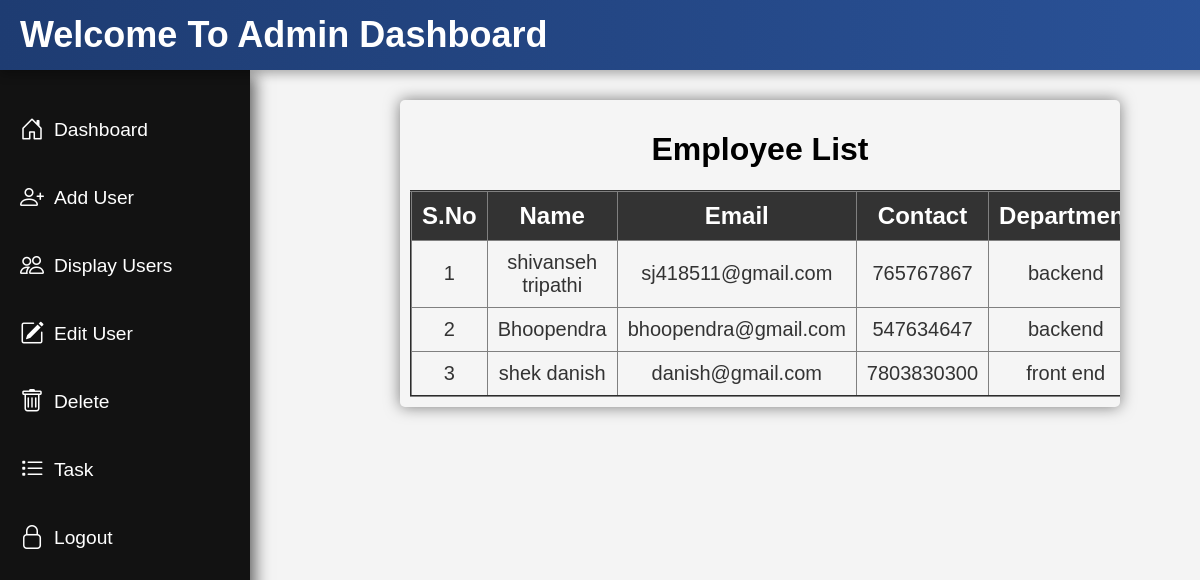
The page /displayuser/ on the database as committed earlier.
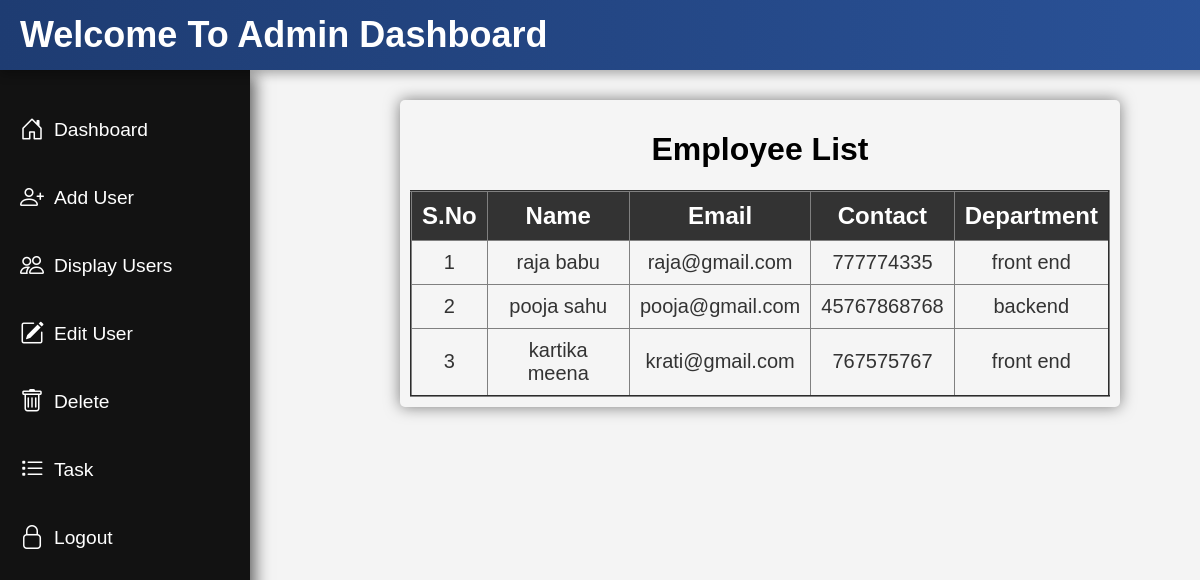
The same page on the database as committed later.
### app/models.py (models this page shows)
class EmpDatabase(models.Model):
    employe_name = models.CharField(max_length=50)
    employe_email = models.EmailField()
    department = models.CharField(max_length=50)
    contact_number = models.IntegerField()
    employe_password = models.CharField(max_length=50)
    your_work = models.TextField(max_length=100)

### app/views.py (the view)
# urls.py: path('displayuser/',views.displayuser,name='displayuser'),
def displayuser(request):
    mydata=EmpDatabase.objects.all()
    return render(request,'displayuser.html',{'data':mydata.values})

### app/templates/displayuser.html (shortened to what this page needs)
{% extends "base.html" %}
{% load static %}
{% block css %}
    <link rel="stylesheet" href="{% static 'css/display.css' %}">
{% endblock %}
{% block content %}
  <div class="table-container">
    <h1 style="color: black;">Employee List</h1>
    <table border="2px solid black" >
            <tr>
                <th>S.No</th>
                <th>Name</th>
                <th>Email</th>
                <th>Contact</th>
                <th>Department</th>
            </tr>
            {% for i in data %}
            <tr>
                <td>{{ forloop.counter }}</td>
                <td>{{ i.employe_name }}</td>
                <td>{{ i.employe_email }}</td>
                <td>{{ i.contact_number }}</td>
                <td>{{ i.department }}</td>
            </tr>
            {% endfor %}
    </table>
</div>
{% endblock %}

### app/templates/base.html (shortened to what this page needs)
<!DOCTYPE html>
<html lang="en">
<head>
    <link rel="stylesheet" href="https://cdn.jsdelivr.net/npm/bootstrap-icons/font/bootstrap-icons.css">
    <link rel="stylesheet" href="../static/css/base.css">
    {% block css %}{% endblock %}
</head>
<body>
    <nav class="navbar">
        <div class="container-fluid">
            <h1 class="navbar-brand">Welcome To Admin Dashboard</h1>
        </div>
    </nav>
    <div class="sidebar" id="sidebar">
        <ul>
            <li><a href="#"><i class="bi bi-house-door"></i> Dashboard</a></li>
            <li><a href="{% url 'adduser' %}"><i class="bi bi-person-plus"></i> Add User</a></li>
            <li><a href="{% url 'displayuser' %}"><i class="bi bi-people"></i> Display Users</a></li>
            <li><a href="{% url 'edituser' %}"><i class="bi bi-pencil-square"></i> Edit User</a></li>
            <li><a href="{% url 'delete' %}"><i class="bi bi-trash"></i> Delete</a></li>
            <li><a href="{% url 'task1' %}"><i class="bi bi-list-task"></i> Task</a></li>
            <li><a href="{% url 'logout' %}"><i class="bi bi-lock"></i> Logout</a></li>
        </ul>
    </div>
    <div class="main-content">
        {% block content %}
        {% endblock %}
    </div>
</body>
</html>

### app/static/css/base.css (style rules this page uses)
body { margin: 0; padding: 0; font-family: "Poppins", sans-serif; background: linear-gradient(to right, #0f2027, #203a43, #2c5364); background-size: contain; color: white; display: flex; flex-direction: column; width: 100%; }
.navbar { width: 100%; background: linear-gradient(to right, #1e3c72, #2a5298); text-align: center; color: white; font-size: 1.5rem; font-weight: bold; box-shadow: 0 4px 10px rgba(0, 0, 0, 0.3); display: flex; justify-content: space-between; align-items: center; height: 70px; position: fixed; top: 0; padding: 0 20px; z-index: 1001; }
.sidebar { width: 250px; background: #121212; box-shadow: 5px 5px 15px rgba(0, 0, 0, 0.6); transition: all 0.3s ease-in-out; position: fixed; left: 0; top: 70px; height: 100%; z-index: 1000; padding-top: 10px; }
.sidebar ul { list-style: none; padding: 0; }
.sidebar ul li { padding: 10px; transition: 0.3s; }
.sidebar ul li a { text-decoration: none; color: white; font-size: 1.2rem; display: flex; align-items: center; transition: 0.3s; padding: 10px; }
.sidebar ul li a i { margin-right: 10px; font-size: 1.5rem; transition: transform 0.3s; }
.main-content { margin-left: 380px; padding: 20px; width: calc(100% - 260px); transition: margin-left 0.3s ease-in-out; margin-top: 80px; width: 100%; }

### app/static/css/display.css (style rules this page uses)
body { font-family: "Poppins", sans-serif; margin: 0; padding: 0; background: #f4f4f4; color: #333; width: 60%; }
.table-container { max-width: 1000px; background: rgba(255, 255, 255, 0.1); border-radius: 5px; box-shadow: 0px 0px 15px rgba(5, 5, 5, 0.5); overflow-x: auto; text-align: center; margin: auto; padding: 10px; }
table { width: 100%; border-collapse: collapse; border-radius: 5px; }
td { text-align: center; column-gap: 5px; font-size: 20px; font-family: sans-serif; padding: 10px; }
th { background-color: #333; color: white; text-align: center; font-size: 24px; font-family: sans-serif; padding: auto; }
.table-container { max-width: 100%; background: rgba(255, 255, 255, 0.1); border-radius: 5px; box-shadow: 0px 0px 15px rgba(5, 5, 5, 0.5); overflow-x: auto; text-align: center; margin: auto; padding: 10px; }
th { background-color: #333; color: white; text-align: center; font-size: 24px; font-family: sans-serif; padding: 10px; }

Rows that differ between the two databases and show on the page:
removed EmpDatabase: employe_name "Bhoopendra", employe_email "bhoopendra@gmail.com", contact_number "547634647", department "backend"
removed EmpDatabase: employe_name "shek danish", employe_email "danish@gmail.com", contact_number "7803830300", department "front end"
added EmpDatabase: employe_name "raja babu", employe_email "raja@gmail.com", contact_number "777774335", department "front end"
changed EmpDatabase "backend": employe_name "shivanseh tripathi" → "pooja sahu"; employe_email "sj418511@gmail.com" → "pooja@gmail.com"; contact_number "765767867" → "45767868768"
added EmpDatabase: employe_name "kartika meena", employe_email "krati@gmail.com", contact_number "767575767", department "front end"
